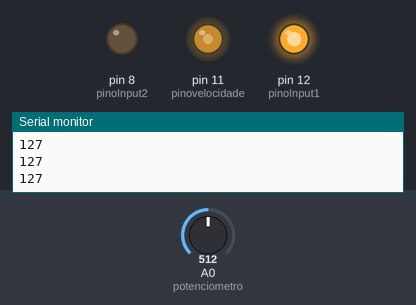
This sketch was run on a simulated Arduino Uno, built with avr-gcc and run on an emulated ATmega328P. On the bench: output pins drawn as LEDs (lit = HIGH), the last lines printed to the serial monitor. Inputs (shaded band) come from the test bench; at power-on: A0 (potenciometro) = 512.

Above: at 1.2 s.
1.3 s: A0 (potenciometro) set to 716
At 2.1 s:
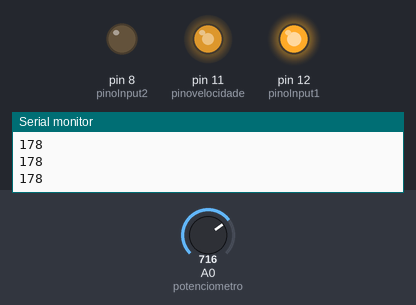
2.8 s: A0 (potenciometro) set to 900
At 3.4 s:
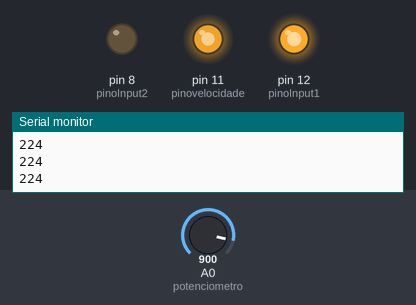
4.3 s: A0 (potenciometro) set to 122
At 5.5 s:
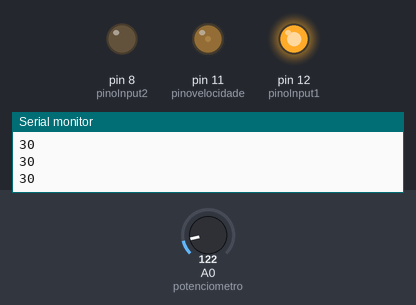
5.8 s: A0 (potenciometro) set to 0
At 6.8 s:
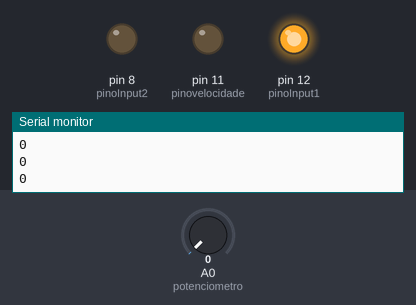
7.3 s: A0 (potenciometro) set to 511
At 7.9 s:
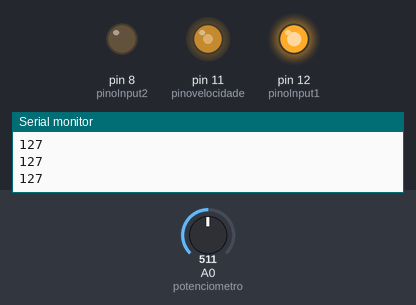
Timing chart, 0 to 9.8 s (numbered marks = the images above; inputs shaded):
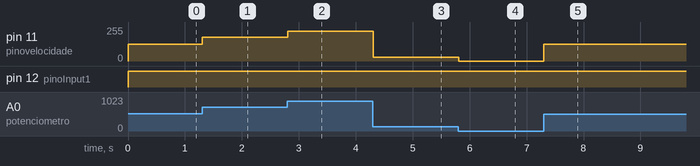

Measured:
- after the input at 1.3 s, pin 11 (pinovelocidade): 127/255 → 178/255 at once
- after the input at 2.8 s, pin 11 (pinovelocidade): 178/255 → 224/255 at once
- after the input at 4.3 s, pin 11 (pinovelocidade): 224/255 → 30/255 at once
- after the input at 5.8 s, pin 11 (pinovelocidade): 30/255 → 0/255 at once
- after the input at 7.3 s, pin 11 (pinovelocidade): 0/255 → 127/255 at once

The sketch:

MotorDC.ino
```cpp
// Define as variáveis utilizadas
#define pinovelocidade 11
#define pinoInput1 12
#define pinoInput2 8
#define potenciometro A0

int pot;
int velocidade;

void setup()
{
  // Define os pinos como saida
  pinMode(pinovelocidade, OUTPUT);
  pinMode(pinoInput1, OUTPUT);
  pinMode(pinoInput2, OUTPUT);

  // Define o pino do potenciômetro como entrada
  pinMode(potenciometro, INPUT);
  Serial.begin(9600);
}

void loop(){

  // Faz a leitura do Potenciômetro
  pot = analogRead(potenciometro);
  velocidade = map(pot, 0,1023,0,255);
  Serial.println(velocidade);

  // Define a velocidade de rotacao do motor
  analogWrite(pinovelocidade, velocidade);

  // Aciona o motor
  digitalWrite(pinoInput1, HIGH);
  digitalWrite(pinoInput2, LOW);
} 
```
